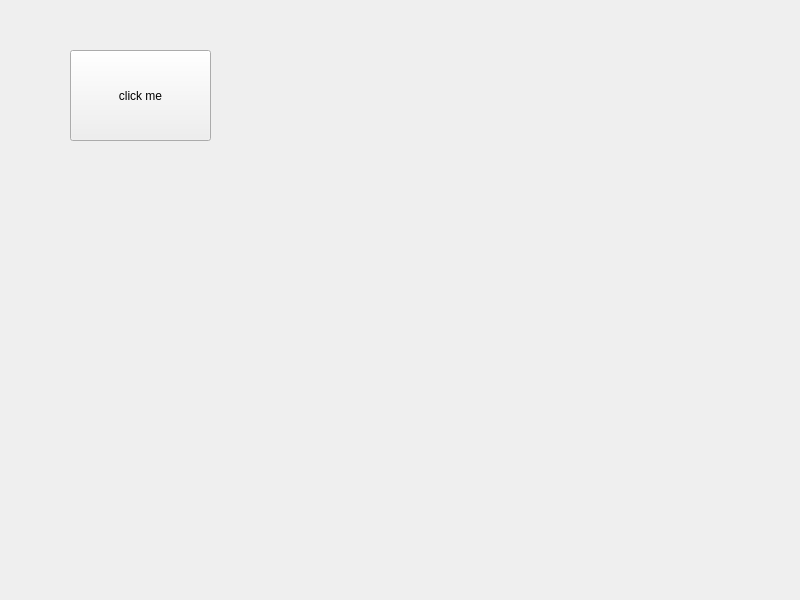
<?xml version="1.0" encoding="UTF-8"?>
<ui version="4.0">
 <class>Widget</class>
 <widget class="QWidget" name="Widget">
  <property name="geometry">
   <rect>
    <x>0</x>
    <y>0</y>
    <width>800</width>
    <height>600</height>
   </rect>
  </property>
  <property name="windowTitle">
   <string>Widget</string>
  </property>
  <widget class="QPushButton" name="pushButton">
   <property name="geometry">
    <rect>
     <x>70</x>
     <y>50</y>
     <width>141</width>
     <height>91</height>
    </rect>
   </property>
   <property name="text">
    <string>click me</string>
   </property>
  </widget>
 </widget>
 <resources/>
 <connections/>
</ui>
